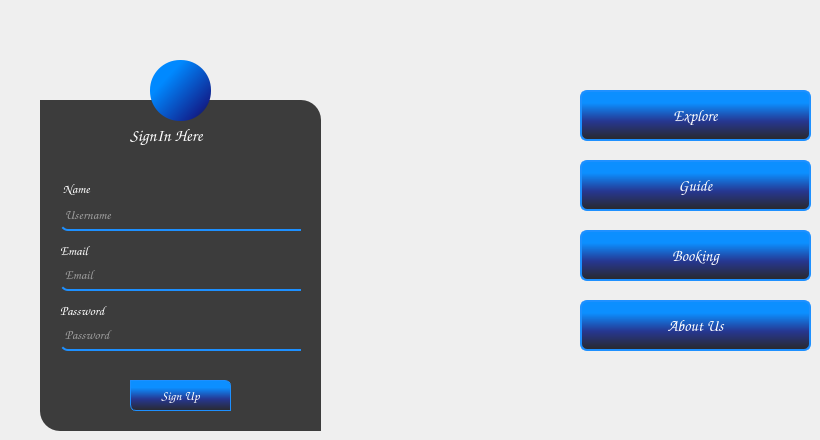
    <widget class="QWidget" name="LOGIN">
     <property name="styleSheet">
      <string notr="true">QLineEdit{
  background:transparent;
  border-bottom:2px solid dodgerBlue;
}
QFrame#frame{
    background:rgba(0,0,0,0.75);
	
	border-right-color: rgb(0, 115, 223);
	border-left-color: rgb(0, 81, 255);
   border-bottom-left-radius:20px;
   border-top-right-radius:20px;
}
QToolButton#icon_1{background:qlineargradient(spread:pad, x1:1, y1:1, x2:0, y2:0.0909095, stop:0 rgba(30, 30, 30, 255), stop:0.193182 rgba(16, 36, 145, 255), stop:0.75 rgba(0, 137, 255, 255));
   border-radius:30px;
}
QLineEdit{
  border-bottom-left-radius:8px;
  border-top-right-radius:8px
}
QLabel{color:white}
QLabel#label_20{color:rgb(255, 255, 255)}

QPushButton#pushButton_17{background:qlineargradient(spread:pad, x1:0.477273, y1:1, x2:0.477273, y2:0.107955, stop:0 rgba(41, 41, 41, 255), stop:0.431818 rgba(38, 55, 145, 255), stop:0.846591 rgba(12, 143, 255, 255));
border-bottom-left-radius:6px;
border-top-right-radius:6px;
border-bottom-right-radius:0px;
border-top-left-radius:0px;
color:white;
border:1px solid DodgerBlue;
}

QPushButton{background:qlineargradient(spread:pad, x1:0.477273, y1:1, x2:0.477273, y2:0.107955, stop:0 rgba(41, 41, 41, 255), stop:0.431818 rgba(38, 55, 145, 255), stop:0.846591 rgba(12, 143, 255, 255));
border-radius:7px;
color:white;
border:2px solid DodgerBlue;
}
QPushButton:hover{background:qlineargradient(spread:pad, x1:0.477273, y1:1, x2:0.477273, y2:0.107955, stop:0 rgba(12, 143, 255, 255), stop:0.431818 rgba(38, 55, 145, 255), stop:0.846591 rgba(41, 41, 41, 255))
}



</string>
     </property>
     <widget class="QPushButton" name="pushButton_13">
      <property name="geometry">
       <rect>
        <x>580</x>
        <y>160</y>
        <width>231</width>
        <height>51</height>
       </rect>
      </property>
      <property name="sizePolicy">
       <sizepolicy hsizetype="Preferred" vsizetype="Preferred">
        <horstretch>0</horstretch>
        <verstretch>0</verstretch>
       </sizepolicy>
      </property>
      <property name="font">
       <font>
        <family>Comic Sans MS</family>
        <pointsize>12</pointsize>
       </font>
      </property>
      <property name="cursor">
       <cursorShape>PointingHandCursor</cursorShape>
      </property>
      <property name="styleSheet">
       <string notr="true"/>
      </property>
      <property name="text">
       <string>Guide</string>
      </property>
     </widget>
     <widget class="QPushButton" name="pushButton_16">
      <property name="geometry">
       <rect>
        <x>580</x>
        <y>90</y>
        <width>231</width>
        <height>51</height>
       </rect>
      </property>
      <property name="sizePolicy">
       <sizepolicy hsizetype="Preferred" vsizetype="Preferred">
        <horstretch>0</horstretch>
        <verstretch>0</verstretch>
       </sizepolicy>
      </property>
      <property name="font">
       <font>
        <family>Comic Sans MS</family>
        <pointsize>12</pointsize>
       </font>
      </property>
      <property name="cursor">
       <cursorShape>PointingHandCursor</cursorShape>
      </property>
      <property name="styleSheet">
       <string notr="true"/>
      </property>
      <property name="text">
       <string>Explore</string>
      </property>
     </widget>
     <widget class="QPushButton" name="pushButton_18">
      <property name="geometry">
       <rect>
        <x>580</x>
        <y>230</y>
        <width>231</width>
        <height>51</height>
       </rect>
      </property>
      <property name="sizePolicy">
       <sizepolicy hsizetype="Preferred" vsizetype="Preferred">
        <horstretch>0</horstretch>
        <verstretch>0</verstretch>
       </sizepolicy>
      </property>
      <property name="font">
       <font>
        <family>Comic Sans MS</family>
        <pointsize>12</pointsize>
       </font>
      </property>
      <property name="cursor">
       <cursorShape>PointingHandCursor</cursorShape>
      </property>
      <property name="layoutDirection">
       <enum>Qt::LeftToRight</enum>
      </property>
      <property name="styleSheet">
       <string notr="true"/>
      </property>
      <property name="text">
       <string>Booking</string>
      </property>
     </widget>
     <widget class="QPushButton" name="pushButton_19">
      <property name="geometry">
       <rect>
        <x>580</x>
        <y>300</y>
        <width>231</width>
        <height>51</height>
       </rect>
      </property>
      <property name="font">
       <font>
        <family>Comic Sans MS</family>
        <pointsize>12</pointsize>
       </font>
      </property>
      <property name="cursor">
       <cursorShape>PointingHandCursor</cursorShape>
      </property>
      <property name="styleSheet">
       <string notr="true"/>
      </property>
      <property name="text">
       <string>About Us</string>
      </property>
     </widget>
     <widget class="QFrame" name="frame">
      <property name="geometry">
       <rect>
        <x>40</x>
        <y>100</y>
        <width>281</width>
        <height>331</height>
       </rect>
      </property>
      <property name="styleSheet">
       <string notr="true"/>
      </property>
      <property name="frameShape">
       <enum>QFrame::StyledPanel</enum>
      </property>
      <property name="frameShadow">
       <enum>QFrame::Raised</enum>
      </property>
      <widget class="QLineEdit" name="lineEdit">
       <property name="geometry">
        <rect>
         <x>20</x>
         <y>100</y>
         <width>241</width>
         <height>31</height>
        </rect>
       </property>
       <property name="sizePolicy">
        <sizepolicy hsizetype="Preferred" vsizetype="Preferred">
         <horstretch>0</horstretch>
         <verstretch>0</verstretch>
        </sizepolicy>
       </property>
       <property name="font">
        <font>
         <family>Comic Sans MS</family>
         <pointsize>10</pointsize>
        </font>
       </property>
       <property name="styleSheet">
        <string notr="true">color: rgb(255, 255, 255);</string>
       </property>
       <property name="placeholderText">
        <string> Username</string>
       </property>
      </widget>
      <widget class="QLabel" name="label_18">
       <property name="geometry">
        <rect>
         <x>20</x>
         <y>200</y>
         <width>81</width>
         <height>21</height>
        </rect>
       </property>
       <property name="sizePolicy">
        <sizepolicy hsizetype="Preferred" vsizetype="Preferred">
         <horstretch>0</horstretch>
         <verstretch>0</verstretch>
        </sizepolicy>
       </property>
       <property name="font">
        <font>
         <family>Comic Sans MS</family>
         <pointsize>10</pointsize>
        </font>
       </property>
       <property name="styleSheet">
        <string notr="true">background: transparent</string>
       </property>
       <property name="text">
        <string>Password</string>
       </property>
      </widget>
      <widget class="QLineEdit" name="lineEdit_2">
       <property name="geometry">
        <rect>
         <x>20</x>
         <y>220</y>
         <width>241</width>
         <height>31</height>
        </rect>
       </property>
       <property name="sizePolicy">
        <sizepolicy hsizetype="Preferred" vsizetype="Preferred">
         <horstretch>0</horstretch>
         <verstretch>0</verstretch>
        </sizepolicy>
       </property>
       <property name="font">
        <font>
         <family>Comic Sans MS</family>
         <pointsize>10</pointsize>
        </font>
       </property>
       <property name="styleSheet">
        <string notr="true">color: rgb(255, 255, 255);</string>
       </property>
       <property name="echoMode">
        <enum>QLineEdit::Password</enum>
       </property>
       <property name="placeholderText">
        <string> Password</string>
       </property>
      </widget>
      <widget class="QLineEdit" name="lineEdit_5">
       <property name="geometry">
        <rect>
         <x>20</x>
         <y>160</y>
         <width>241</width>
         <height>31</height>
        </rect>
       </property>
       <property name="sizePolicy">
        <sizepolicy hsizetype="Preferred" vsizetype="Preferred">
         <horstretch>0</horstretch>
         <verstretch>0</verstretch>
        </sizepolicy>
       </property>
       <property name="font">
        <font>
         <family>Comic Sans MS</family>
         <pointsize>10</pointsize>
        </font>
       </property>
       <property name="styleSheet">
        <string notr="true">color: rgb(255, 255, 255);</string>
       </property>
       <property name="echoMode">
        <enum>QLineEdit::Normal</enum>
       </property>
       <property name="placeholderText">
        <string> Email</string>
       </property>
      </widget>
      <widget class="QLabel" name="label_33">
       <property name="geometry">
        <rect>
         <x>20</x>
         <y>140</y>
         <width>81</width>
         <height>21</height>
        </rect>
       </property>
       <property name="sizePolicy">
        <sizepolicy hsizetype="Preferred" vsizetype="Preferred">
         <horstretch>0</horstretch>
         <verstretch>0</verstretch>
        </sizepolicy>
       </property>
       <property name="font">
        <font>
         <family>Comic Sans MS</family>
         <pointsize>10</pointsize>
        </font>
       </property>
       <property name="styleSheet">
        <string notr="true">color:white;
background : transparent</string>
       </property>
       <property name="text">
        <string>Email</string>
       </property>
      </widget>
      <widget class="QPushButton" name="pushButton_17">
       <property name="geometry">
        <rect>
         <x>90</x>
         <y>280</y>
         <width>101</width>
         <height>31</height>
        </rect>
       </property>
       <property name="sizePolicy">
        <sizepolicy hsizetype="Preferred" vsizetype="Preferred">
         <horstretch>0</horstretch>
         <verstretch>0</verstretch>
        </sizepolicy>
       </property>
       <property name="font">
        <font>
         <family>Comic Sans MS</family>
         <pointsize>10</pointsize>
        </font>
       </property>
       <property name="cursor">
        <cursorShape>PointingHandCursor</cursorShape>
       </property>
       <property name="styleSheet">
        <string notr="true">:hover{background:transparent;
border:2px solid dodgerblue;
}</string>
       </property>
       <property name="text">
        <string>Sign Up</string>
       </property>
      </widget>
      <widget class="QLabel" name="label_19">
       <property name="geometry">
        <rect>
         <x>20</x>
         <y>80</y>
         <width>71</width>
         <height>16</height>
        </rect>
       </property>
       <property name="font">
        <font>
         <family>Comic Sans MS</family>
         <pointsize>10</pointsize>
        </font>
       </property>
       <property name="styleSheet">
        <string notr="true">background : transparent</string>
       </property>
       <property name="text">
        <string> Name</string>
       </property>
      </widget>
      <widget class="QLabel" name="label_34">
       <property name="geometry">
        <rect>
         <x>90</x>
         <y>20</y>
         <width>101</width>
         <height>31</height>
        </rect>
       </property>
       <property name="font">
        <font>
         <family>Comic Sans MS</family>
         <pointsize>13</pointsize>
        </font>
       </property>
       <property name="styleSheet">
        <string notr="true">background:transparent;</string>
       </property>
       <property name="text">
        <string>SignIn Here</string>
       </property>
      </widget>
     </widget>
     <widget class="QToolButton" name="icon_1">
      <property name="geometry">
       <rect>
        <x>150</x>
        <y>60</y>
        <width>61</width>
        <height>61</height>
       </rect>
      </property>
      <property name="text">
       <string/>
      </property>
      <property name="iconSize">
       <size>
        <width>30</width>
        <height>30</height>
       </size>
      </property>
     </widget>
    </widget>
